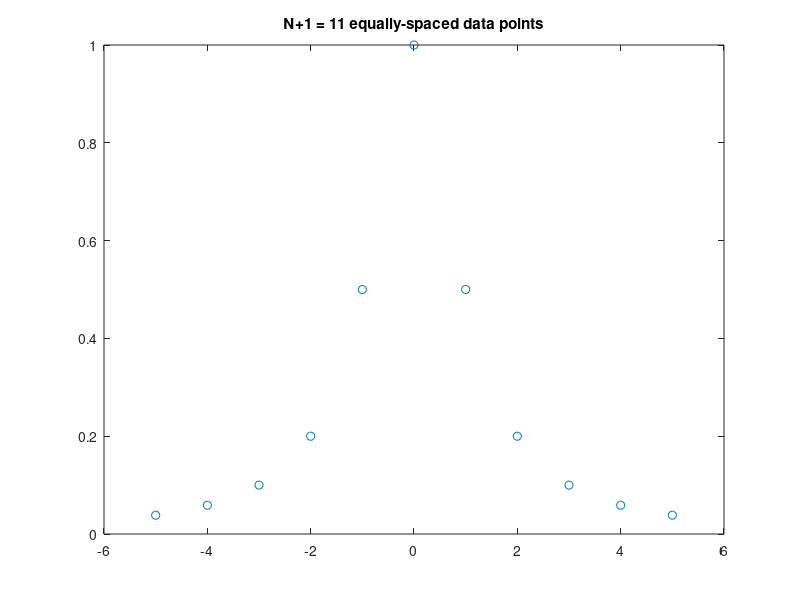
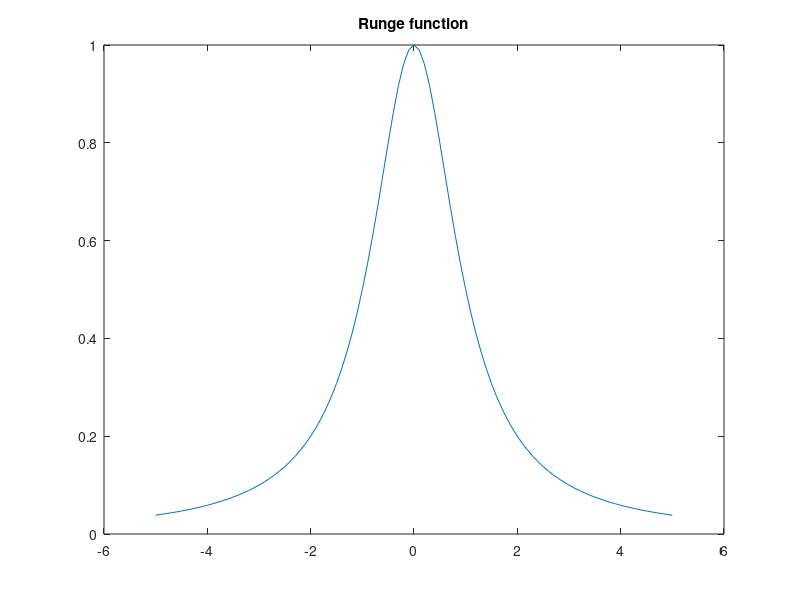
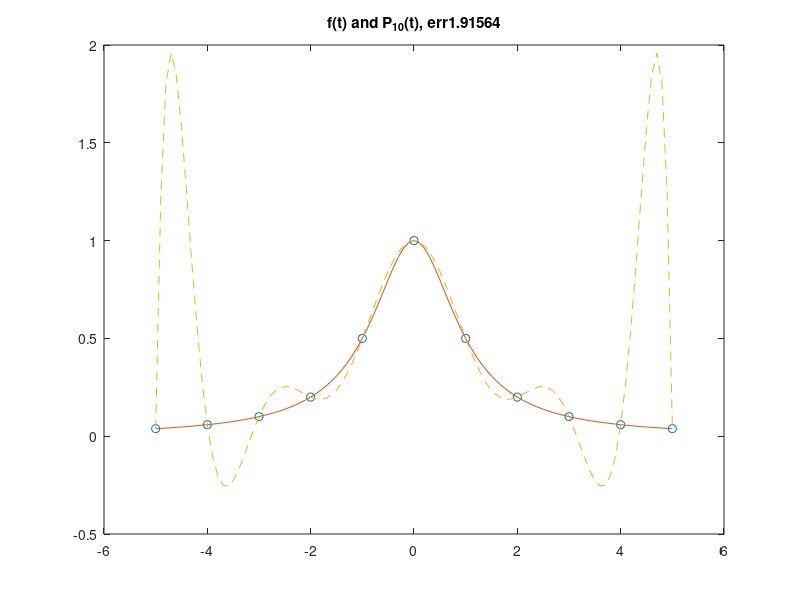
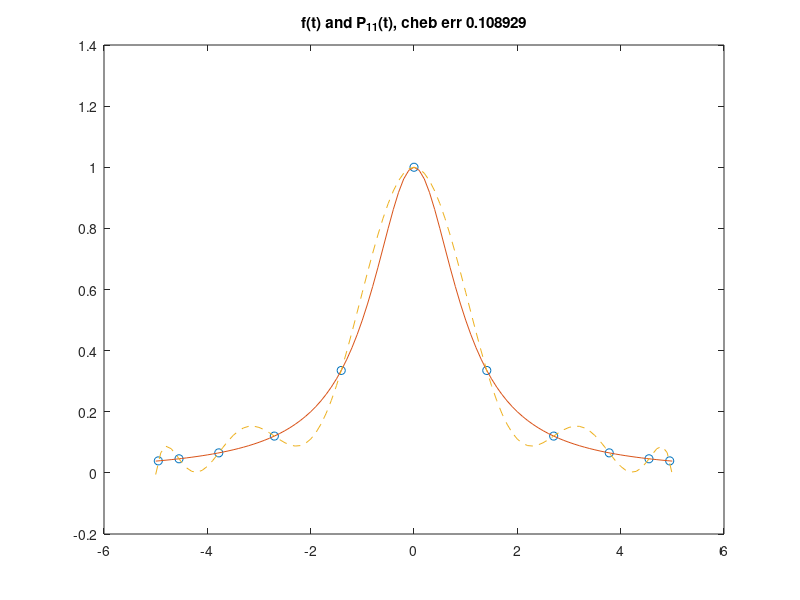

These figures' MATLAB source, in order:
% Name: Eric Zounes
% Date: 11/04/12
% Lab 4
 
% 1. 
N = 10;
x = linspace(-5,5,N+1);
f = inline('1./(1+x.*x)', 'x');
y = f(x)
figure
plot(x,y,'o')
title('N+1 = 11 equally-spaced data points')
t = [-5:.1:5];
figure
plot(t,f(t),'-')
title('Runge function')

% 2. 

PN = polyfit(x,y,N);
v = polyval(PN,t);
err = norm(f(t)-v,inf) 

figure 
plot(x,y,'o',t,f(t),'-',t,v,'--')
title(sprintf('f(t) and P_{10}(t), err%g', err))

% 3. Interpolation at Chebychev nodes: 

% From the following Chebychev interpolation, we can see that it performs much
% better than equally spaced nodes. The equally spaced nodes from polyfit 
% create polynomial which has a large degree of error when interpolating 
% points near each end of the interval. We call this Runge's phenomenon. 
% We expect that as we increase N, Chebychev should outperform polyfit.

K = N+1;
a = -5;
b = 5;
xcheb = zeros(1,K);
for i = 1:K
xcheb(i) = (a+b)/2 + (b-a)/2 * cos( (i-.5)*pi/K);
end
ycheb = f(xcheb);

PNcheb = polyfit(xcheb, ycheb, K-1);
vcheb = polyval(PNcheb, t) 
cheberr = norm(f(t)-vcheb,inf) 

figure 
plot(xcheb,ycheb, 'o', t, f(t), '-', t, vcheb, '--') 
title(sprintf('f(t) and P_{11}(t), cheb err %g', cheberr))
% 4. Repeat 1, 2, and 3 with N = 20 and N = 50. Explain what behavior you i
% observe. 

% From the following graphs we can see that Chebyshev outperforms the 
% standard polynomial interpolation for all N. The Chebychev equation is a 
% type of affine transformation which helps reduce the amount of error 
% introduced at the end points. 

% N = 20. 
N = 20;
x = linspace(-5,5,N+1);
f = inline('1./(1+x.*x)', 'x');
y = f(x)
figure
plot(x,y,'o')
title('N+1 = 21 equally-spaced data points')
t = [-5:.1:5];

PN = polyfit(x,y,N);
v = polyval(PN,t);
err = norm(f(t)-v,inf) 

figure 
plot(x,y,'o',t,f(t),'-',t,v,'--')
title(sprintf('f(t) and P_{20}(t), err%g', err))

K = N+1;
a = -5;
b = 5;
xcheb = zeros(1,K);
for i = 1:K
xcheb(i) = (a+b)/2 + (b-a)/2 * cos( (i-.5)*pi/K);
end
ycheb = f(xcheb);
PNcheb = polyfit(xcheb, ycheb, K-1);
vcheb = polyval(PNcheb, t) 
cheberr = norm(f(t)-vcheb,inf) 

figure 
plot(xcheb,ycheb,'o', t, f(t), '-', t, vcheb, '--') 
title(sprintf('f(t) and P_{21}(t), cheb err %g', cheberr))

% N  = 50 

N = 50;
x = linspace(-5,5,N+1);
f = inline('1./(1+x.*x)', 'x');
y = f(x)
figure
plot(x,y,'o')
title('N+1 = 51 equally-spaced data points')
t = [-5:.1:5];
PN = polyfit(x,y,N);
v = polyval(PN,t);
err = norm(f(t)-v,inf) 

figure 
plot(x,y,'o',t,f(t),'-',t,v,'--')
title(sprintf('f(t) and P_{50}(t), err%g', err))

K = N+1;
a = -5;
b = 5;
xcheb = zeros(1,K);
for i = 1:K
xcheb(i) = (a+b)/2 + (b-a)/2 * cos( (i-.5)*pi/K);
end
ycheb = f(xcheb);

PNcheb = polyfit(xcheb, ycheb, K-1);
vcheb = polyval(PNcheb, t) 
cheberr = norm(f(t)-vcheb,inf) 

figure
plot(xcheb,ycheb,'o', t, f(t), '-', t, vcheb, '--') 
title(sprintf('f(t) and P_{51}(t), cheb err %g', cheberr))







